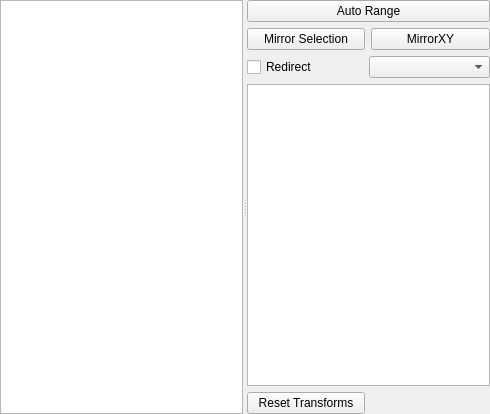
<?xml version="1.0" encoding="UTF-8"?>
<ui version="4.0">
    <class>Form</class>
    <widget class="QWidget" name="Form">
        <property name="geometry">
            <rect>
                <x>0</x>
                <y>0</y>
                <width>490</width>
                <height>414</height>
            </rect>
        </property>
        <property name="windowTitle">
            <string>Form</string>
        </property>
        <layout class="QGridLayout" name="gridLayout">
            <property name="margin">
                <number>0</number>
            </property>
            <property name="spacing">
                <number>0</number>
            </property>
            <item row="0" column="0">
                <widget class="QSplitter" name="splitter">
                    <property name="orientation">
                        <enum>Qt::Horizontal</enum>
                    </property>
                    <widget class="GraphicsView" name="view"/>
                    <widget class="QWidget" name="layoutWidget">
                        <layout class="QGridLayout" name="gridLayout_2">
                            <item row="2" column="0" colspan="2">
                                <widget class="QPushButton" name="autoRangeBtn">
                                    <property name="sizePolicy">
                                        <sizepolicy hsizetype="Minimum" vsizetype="Fixed">
                                            <horstretch>0</horstretch>
                                            <verstretch>1</verstretch>
                                        </sizepolicy>
                                    </property>
                                    <property name="text">
                                        <string>Auto Range</string>
                                    </property>
                                </widget>
                            </item>
                            <item row="5" column="0" colspan="2">
                                <layout class="QHBoxLayout" name="horizontalLayout">
                                    <property name="spacing">
                                        <number>0</number>
                                    </property>
                                    <item>
                                        <widget class="QCheckBox" name="redirectCheck">
                                            <property name="toolTip">
                                                <string>Check to display all local items in a remote canvas.</string>
                                            </property>
                                            <property name="text">
                                                <string>Redirect</string>
                                            </property>
                                        </widget>
                                    </item>
                                    <item>
                                        <widget class="CanvasCombo" name="redirectCombo"/>
                                    </item>
                                </layout>
                            </item>
                            <item row="6" column="0" colspan="2">
                                <widget class="TreeWidget" name="itemList">
                                    <property name="sizePolicy">
                                        <sizepolicy hsizetype="Expanding" vsizetype="Expanding">
                                            <horstretch>0</horstretch>
                                            <verstretch>100</verstretch>
                                        </sizepolicy>
                                    </property>
                                    <property name="headerHidden">
                                        <bool>true</bool>
                                    </property>
                                    <column>
                                        <property name="text">
                                            <string notr="true">1</string>
                                        </property>
                                    </column>
                                </widget>
                            </item>
                            <item row="10" column="0" colspan="2">
                                <layout class="QGridLayout" name="ctrlLayout">
                                    <property name="spacing">
                                        <number>0</number>
                                    </property>
                                </layout>
                            </item>
                            <item row="7" column="0">
                                <widget class="QPushButton" name="resetTransformsBtn">
                                    <property name="text">
                                        <string>Reset Transforms</string>
                                    </property>
                                </widget>
                            </item>
                            <item row="3" column="0">
                                <widget class="QPushButton" name="mirrorSelectionBtn">
                                    <property name="text">
                                        <string>Mirror Selection</string>
                                    </property>
                                </widget>
                            </item>
                            <item row="3" column="1">
                                <widget class="QPushButton" name="reflectSelectionBtn">
                                    <property name="text">
                                        <string>MirrorXY</string>
                                    </property>
                                </widget>
                            </item>
                        </layout>
                    </widget>
                </widget>
            </item>
        </layout>
    </widget>
    <customwidgets>
        <customwidget>
            <class>TreeWidget</class>
            <extends>QTreeWidget</extends>
            <header>..widgets.TreeWidget</header>
        </customwidget>
        <customwidget>
            <class>GraphicsView</class>
            <extends>QGraphicsView</extends>
            <header>..widgets.GraphicsView</header>
        </customwidget>
        <customwidget>
            <class>CanvasCombo</class>
            <extends>QComboBox</extends>
            <header>CanvasManager</header>
        </customwidget>
    </customwidgets>
    <resources/>
    <connections/>
</ui>
